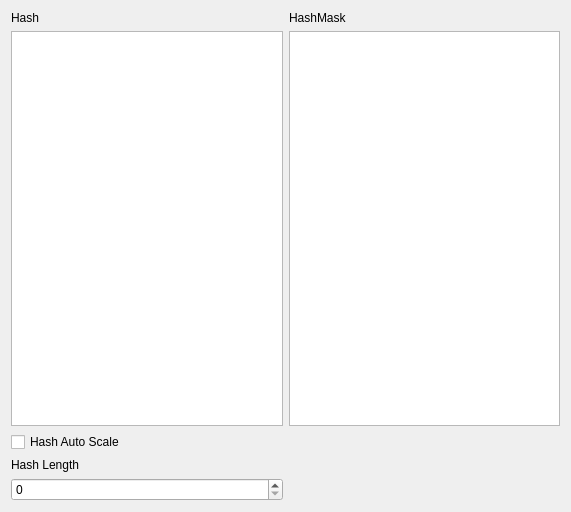
<?xml version="1.0" encoding="UTF-8"?>
<ui version="4.0">
 <class>GaborCoding</class>
 <widget class="QDialog" name="GaborCoding">
  <property name="geometry">
   <rect>
    <x>0</x>
    <y>0</y>
    <width>571</width>
    <height>512</height>
   </rect>
  </property>
  <property name="sizePolicy">
   <sizepolicy hsizetype="Preferred" vsizetype="Fixed">
    <horstretch>0</horstretch>
    <verstretch>0</verstretch>
   </sizepolicy>
  </property>
  <property name="windowTitle">
   <string>GaborCoding</string>
  </property>
  <layout class="QGridLayout" name="gridLayout">
   <item row="2" column="0">
    <widget class="QCheckBox" name="HashAutoScaleCheckBox">
     <property name="layoutDirection">
      <enum>Qt::LeftToRight</enum>
     </property>
     <property name="text">
      <string>Hash Auto Scale</string>
     </property>
     <property name="checked">
      <bool>false</bool>
     </property>
    </widget>
   </item>
   <item row="4" column="0">
    <widget class="QSpinBox" name="HashLengthSpinBox">
     <property name="maximum">
      <number>999999999</number>
     </property>
    </widget>
   </item>
   <item row="3" column="0">
    <widget class="QLabel" name="HashLengthLabel">
     <property name="sizePolicy">
      <sizepolicy hsizetype="Preferred" vsizetype="Fixed">
       <horstretch>0</horstretch>
       <verstretch>0</verstretch>
      </sizepolicy>
     </property>
     <property name="text">
      <string>Hash Length</string>
     </property>
    </widget>
   </item>
   <item row="0" column="0">
    <widget class="QLabel" name="HashLabel">
     <property name="text">
      <string>Hash</string>
     </property>
    </widget>
   </item>
   <item row="1" column="0">
    <widget class="QTextEdit" name="HashTextEdit">
     <property name="readOnly">
      <bool>true</bool>
     </property>
    </widget>
   </item>
   <item row="1" column="1">
    <widget class="QTextEdit" name="HashMaskTextEdit"/>
   </item>
   <item row="0" column="1">
    <widget class="QLabel" name="HashMaskLabel">
     <property name="text">
      <string>HashMask</string>
     </property>
    </widget>
   </item>
  </layout>
 </widget>
 <resources/>
 <connections/>
</ui>
